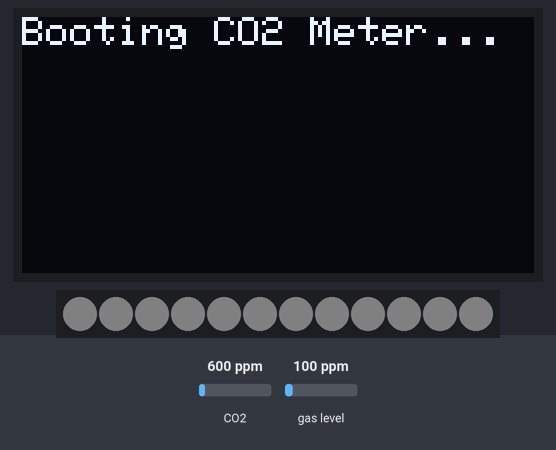
Simulated run of this program. Board: ESP32-C3. Shown: 128×64 one-colour display, 12 RGB LEDs in strip order, left to right. Inputs (shaded band) come from the test bench; at power-on: CO2 600 ppm, gas level 100 ppm. Dim RGB values are drawn brighter than linear; WiFi joins after 1.5 s; servers stay silent unless stated; web services answer with replies made up by the test bench; what the program prints to the serial monitor is not drawn.

Above: at 1.1 s.
At 2.1 s:
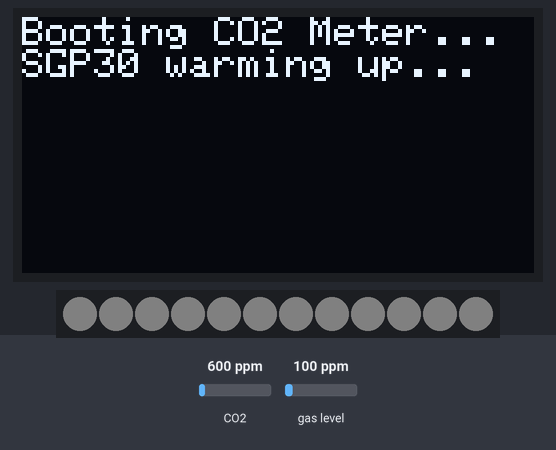
At 17.2 s:
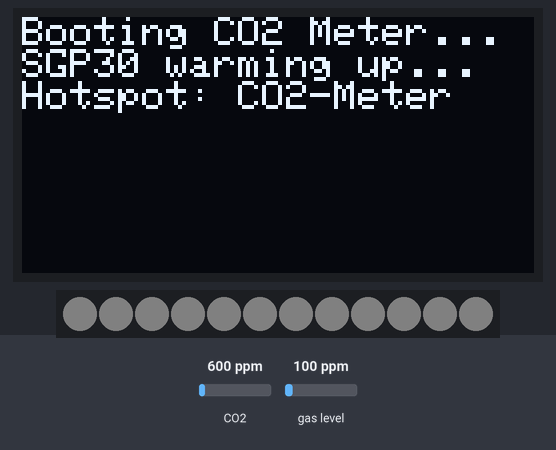
At 18.7 s:
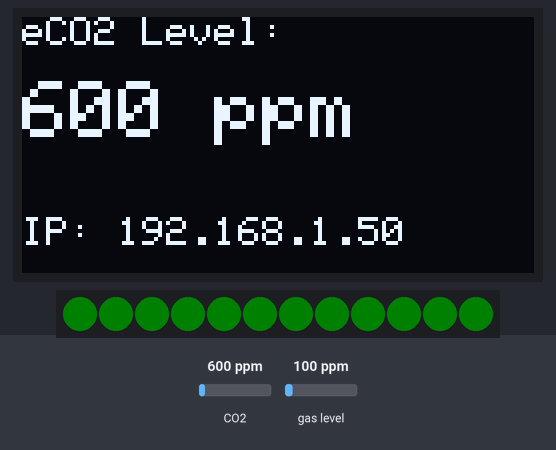

Measured:
- what the display in image 0 shows lasts 1.0 s, from 1.1 s to 2.1 s
- what the display in image 1 shows lasts 15.0 s, from 2.1 s to 17.1 s
- what the display in image 2 shows lasts 1.5 s, from 17.1 s to 18.6 s

The program:

main.cpp
```cpp
#include <Arduino.h>
#include <Wire.h>
#include <Adafruit_SGP30.h>
#include <Adafruit_NeoPixel.h>
#include <Adafruit_GFX.h>
#include <Adafruit_SSD1306.h>
#include <WiFi.h>
#include <WebServer.h>
#include <HTTPClient.h>

// WiFi credentials
const char* sta_ssid     = "Lukrasta";
const char* sta_password = "Cycy12345";

const char* ap_ssid      = "CO2-Meter";
const char* ap_password  = "12345678";

// ThingSpeak
const char* tsWriteKey  = "GCV42MXJVS4KS87H";
const char* tsServerURL = "http://api.thingspeak.com/update";

// Web server (hotspot page)
WebServer server(80);

// I2C + OLED settings
#define SDA_PIN 8
#define SCL_PIN 10
#define SCREEN_WIDTH 128
#define SCREEN_HEIGHT 64
Adafruit_SSD1306 display(SCREEN_WIDTH, SCREEN_HEIGHT, &Wire, -1);

// NeoPixel ring
#define LED_PIN 4
#define NUMPIXELS 12
Adafruit_NeoPixel pixels(NUMPIXELS, LED_PIN, NEO_GRB + NEO_KHZ800);

// SGP30 Sensor
Adafruit_SGP30 sgp30;
int16_t co2ppm = 400;

// Hotspot web page handler
void handleRoot() {
  String page = "<!DOCTYPE html><html><head><meta charset='UTF-8'><title>CO2 Monitor</title>";
  page += "<meta http-equiv='refresh' content='5'>";
  page += "<style>";
  page += "body{font-family:Arial,sans-serif;text-align:center;margin-top:50px;background-color:#f0f4f8;color:#333;}";
  page += "h1{font-size:120px;margin:20px 0;color:#0070C0;}";
  page += "h2{font-size:55px;margin:10px 0;}";
  page += "p{font-size:28px;margin-top:20px;}";
  page += "</style>";
  page += "</head><body>";
  page += "<h2>CO2 Monitor</h2>";
  page += "<h1>" + String(co2ppm) + " ppm</h1>";
  page += "<p>Updated every 5 seconds</p>";
  page += "</body></html>";
  server.send(200, "text/html", page);
}

// Setup
void setup() {
  Serial.begin(115200);
  delay(1000);

  // OLED init
  Wire.begin(SDA_PIN, SCL_PIN);
  display.begin(SSD1306_SWITCHCAPVCC, 0x3C);
  display.clearDisplay();
  display.setTextSize(1);
  display.setTextColor(SSD1306_WHITE);
  display.setCursor(0, 0);
  display.println("Booting CO2 Meter...");
  display.display();

  // NeoPixel init
  pixels.begin();
  pixels.setBrightness(5);
  pixels.fill(pixels.Color(255, 255, 255));
  pixels.show();

  // SGP30 init
  delay(1000);
  if (!sgp30.begin()) {
    Serial.println("SGP30 not found!");
    display.println("SGP30 not found!");
    display.display();
    while (1);
  }
  Serial.print("SGP30 serial # ");
  Serial.print(sgp30.serialnumber[0], HEX);
  Serial.print(sgp30.serialnumber[1], HEX);
  Serial.println(sgp30.serialnumber[2], HEX);

  // Warm-up
  display.println("SGP30 warming up...");
  display.display();
  delay(15000);
  Serial.println("SGP30 ready");

  // WiFi dual mode
  WiFi.mode(WIFI_AP_STA);

  // 1. Create own hotspot (CO2-Meter)
  WiFi.softAP(ap_ssid, ap_password);
  Serial.print("Hotspot started. AP IP: ");
  Serial.println(WiFi.softAPIP());
  display.println("Hotspot: CO2-Meter");
  display.display();

  // 2. Join Lukrasta
  WiFi.begin(sta_ssid, sta_password);
  Serial.print("Connecting to Lukrasta");
  unsigned long startAttempt = millis();
  while (WiFi.status() != WL_CONNECTED && millis() - startAttempt < 15000) {
    delay(500);
    Serial.print(".");
  }

  if (WiFi.status() == WL_CONNECTED) {
    Serial.println("\nConnected to Lukrasta!");
    Serial.print("Local IP: ");
    Serial.println(WiFi.localIP());
    display.println("WiFi: Lukrasta OK");
    display.print("IP: ");
    display.println(WiFi.localIP());
  } else {
    Serial.println("\nCould not connect to Lukrasta.");
    display.println("Lukrasta: failed");
  }
  display.display();

  // Hotspot web server
  server.on("/", handleRoot);
  server.begin();
  Serial.println("Web server started");
}

// Loop
void loop() {
  server.handleClient();

  // SGP30 measurement
  if (sgp30.IAQmeasure()) {
    co2ppm = sgp30.eCO2;
  } else {
    Serial.println("SGP30 measurement failed");
  }

  Serial.printf("eCO2: %d ppm\n", co2ppm);

  // NeoPixel color mapping
  uint8_t r = constrain(map(co2ppm, 800, 2000, 0, 255), 0, 255);
  uint8_t g = constrain(map(co2ppm, 800, 2000, 255, 0), 0, 255);
  pixels.fill(pixels.Color(r, g, 0));
  pixels.show();

  // OLED display
  display.clearDisplay();
  display.setCursor(0, 0);
  display.println("eCO2 Level:");
  display.setTextSize(2);
  display.setCursor(0, 16);
  display.print(co2ppm);
  display.println(" ppm");
  display.setTextSize(1);
  display.setCursor(0, 50);
  display.print("IP: ");
  display.println(WiFi.localIP());
  display.display();

  // POST to ThingSpeak
  if (WiFi.status() == WL_CONNECTED) {
    HTTPClient http;
    String url = String(tsServerURL) +
                 "?api_key=" + tsWriteKey +
                 "&field1="  + String(co2ppm);

    http.begin(url);
    int httpResponseCode = http.GET();
    Serial.print("ThingSpeak response: ");
    Serial.println(httpResponseCode);

    if (httpResponseCode > 0) {
      Serial.println(http.getString());
    } else {
      Serial.println("POST failed — check Wi-Fi and ThingSpeak key");
    }
    http.end();
  } else {
    Serial.println("WiFi lost — skipping ThingSpeak update");
  }

  delay(5000);
}
```
